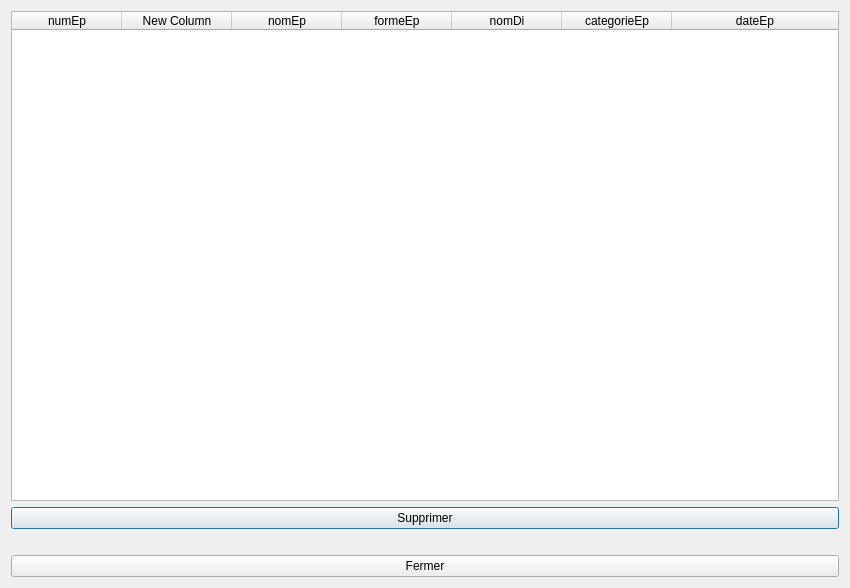
<?xml version="1.0" encoding="UTF-8"?>
<ui version="4.0">
 <class>fct_mod_1</class>
 <widget class="QDialog" name="fct_mod_1">
  <property name="geometry">
   <rect>
    <x>0</x>
    <y>0</y>
    <width>850</width>
    <height>588</height>
   </rect>
  </property>
  <property name="windowTitle">
   <string>Supprimer une epreuve</string>
  </property>
  <layout class="QVBoxLayout" name="verticalLayout">
   <item>
    <widget class="QTableWidget" name="table_fct_mod_1">
     <property name="selectionMode">
      <enum>QAbstractItemView::SingleSelection</enum>
     </property>
     <property name="selectionBehavior">
      <enum>QAbstractItemView::SelectRows</enum>
     </property>
     <attribute name="horizontalHeaderMinimumSectionSize">
      <number>50</number>
     </attribute>
     <attribute name="horizontalHeaderDefaultSectionSize">
      <number>110</number>
     </attribute>
     <attribute name="horizontalHeaderStretchLastSection">
      <bool>true</bool>
     </attribute>
     <attribute name="verticalHeaderVisible">
      <bool>false</bool>
     </attribute>
     <column>
      <property name="text">
       <string>numEp</string>
      </property>
     </column>
     <column>
      <property name="text">
       <string>New Column</string>
      </property>
     </column>
     <column>
      <property name="text">
       <string>nomEp</string>
      </property>
     </column>
     <column>
      <property name="text">
       <string>formeEp</string>
      </property>
     </column>
     <column>
      <property name="text">
       <string>nomDi</string>
      </property>
     </column>
     <column>
      <property name="text">
       <string>categorieEp</string>
      </property>
     </column>
     <column>
      <property name="text">
       <string>dateEp</string>
      </property>
     </column>
    </widget>
   </item>
   <item>
    <widget class="QPushButton" name="btn_supprimer">
     <property name="text">
      <string>Supprimer</string>
     </property>
    </widget>
   </item>
   <item>
    <widget class="QLabel" name="label_fct_mod_1">
     <property name="text">
      <string/>
     </property>
     <property name="alignment">
      <set>Qt::AlignCenter</set>
     </property>
    </widget>
   </item>
   <item>
    <widget class="QPushButton" name="pushButton">
     <property name="text">
      <string>Fermer</string>
     </property>
    </widget>
   </item>
  </layout>
 </widget>
 <resources/>
 <connections>
  <connection>
   <sender>btn_supprimer</sender>
   <signal>clicked()</signal>
   <receiver>fct_mod_1</receiver>
   <slot>supprimer()</slot>
   <hints>
    <hint type="sourcelabel">
     <x>457</x>
     <y>524</y>
    </hint>
    <hint type="destinationlabel">
     <x>586</x>
     <y>607</y>
    </hint>
   </hints>
  </connection>
  <connection>
   <sender>pushButton</sender>
   <signal>clicked()</signal>
   <receiver>fct_mod_1</receiver>
   <slot>close()</slot>
   <hints>
    <hint type="sourcelabel">
     <x>416</x>
     <y>568</y>
    </hint>
    <hint type="destinationlabel">
     <x>431</x>
     <y>582</y>
    </hint>
   </hints>
  </connection>
 </connections>
 <slots>
  <slot>insertMod1()</slot>
  <slot>supprimer()</slot>
 </slots>
</ui>
